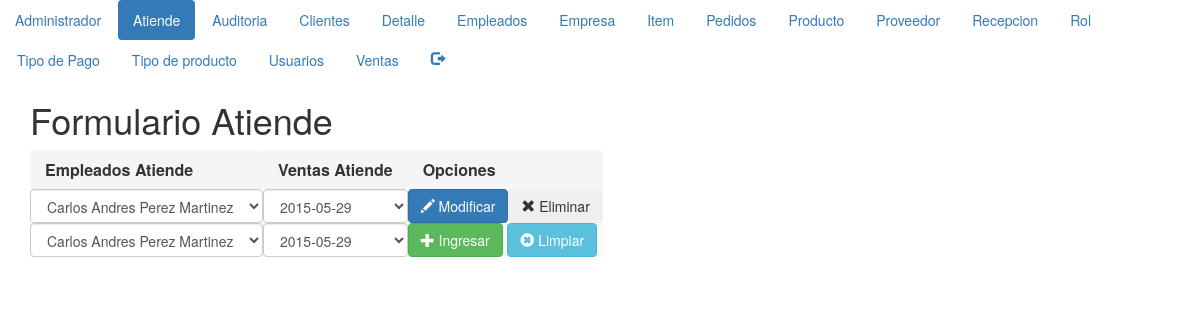
Screenshot of /formularioatiende.php (signed in) with the database file from the repository.
### tables this page shows
CREATE TABLE IF NOT EXISTS `atiende` (
  `idAtiende` mediumint(9) NOT NULL,
  `IdEmpleadosAtiende` mediumint(9) NOT NULL,
  `IdVentasAtiende` mediumint(9) NOT NULL
);

CREATE TABLE IF NOT EXISTS `empleados` (
  `IdEmpleados` mediumint(9) NOT NULL,
  `NombreEmpleados` varchar(35) NOT NULL,
  `TurnoEmpleados` varchar(25) NOT NULL,
  `DireccionEmpleados` varchar(25) NOT NULL,
  `TelefonoEmpleados` int(11) NOT NULL,
  `IdAdministradorEmpleados` mediumint(9) NOT NULL
);

CREATE TABLE IF NOT EXISTS `ventas` (
  `IdVentas` mediumint(9) NOT NULL,
  `FechaVentas` date NOT NULL,
  `IdClienteVentas` mediumint(9) NOT NULL,
  `IdTipodePagoVentas` mediumint(9) NOT NULL
);

### atiende.php (called while the page is built, shortened)
<?php
    class Atiende{
        private $_conexion;
        private $_paginacion = 10;
        function __construct($conexion,$IdAtiende,$IdEmpleadosAtiende,$IdVentasAtiende){
            $this->_conexion = $conexion;
        }
       function listar($pagina){
            if ($pagina<=0){
                $listado = mysqli_query($this->_conexion,"SELECT * FROM atiende ORDER BY IdAtiende");
            }else{
                $paginacionMax = $pagina * $this->_paginacion;
                $paginacionMin = $paginacionMax - $this->_paginacion;
                $listado = mysqli_query($this->_conexion,"SELECT * FROM atiende ORDER BY IdAtiende LIMIT $paginacionMin, $paginacionMax") or die (mysqli_error($this->_conexion));
            }
            return $listado;
        }
        function getPermiso($idUsuario){
            $permisos=mysqli_query($this->_conexion,"SELECT ".static::class." AS elPermiso FROM rol WHERE IdRol IN(SELECT IdRolUsuario FROM Usuario WHERE IdUsuario = $idUsuario)")or die (mysqli_error($this->_conexion));
            $unRegistro=mysqli_fetch_array($permisos);
            return $unRegistro["elPermiso"];
        }
    }
?>

### empleados.php (called while the page is built, shortened)
<?php
    class Empleados{
        private $_conexion;
        private $_paginacion = 10;
        function __construct($conexion,$IdEmpleados,$NombreEmpleados,$TurnoEmpleados,$DireccionEmpleados,$TelefonoEmpleados,$IdAdministradorEmpleados){
            $this->_conexion = $conexion;
        }
        function listar($pagina){
            if ($pagina<=0){
                $listado = mysqli_query($this->_conexion,"SELECT * FROM empleados ORDER BY IdEmpleados");
            }else{
                $paginacionMax = $pagina * $this->_paginacion;
                $paginacionMin = $paginacionMax - $this->_paginacion;
                $listado = mysqli_query($this->_conexion,"SELECT * FROM empleados ORDER BY IdEmpleados LIMIT $paginacionMin, $paginacionMax") or die (mysqli_error($this->_conexion));
            }
            return $listado;
        }
    }
?>

### ventas.php (called while the page is built, shortened)
<?php
    class Ventas{
        private $_conexion;
        private $_paginacion = 10;
        function __construct($conexion,$IdVentas,$FechaVentas,$IdClienteVentas,$IdTipodePagoVentas){
            $this->_conexion = $conexion;
        }
        function listar($pagina){
            if ($pagina<=0){
                $listado = mysqli_query($this->_conexion,"SELECT * FROM ventas ORDER BY IdVentas");
            }else{
                $paginacionMax = $pagina * $this->_paginacion;
                $paginacionMin = $paginacionMax - $this->_paginacion;
                $listado = mysqli_query($this->_conexion,"SELECT * FROM ventas ORDER BY IdVentas LIMIT $paginacionMin, $paginacionMax") or die (mysqli_error($this->_conexion));
            }
            return $listado;
        }
    }
?>

### formularioatiende.php (the view, shortened to what this page needs)
<?php
    if (isset($_SESSION['id'])){
?>
<html>
<head>
<link rel="stylesheet" href="https://maxcdn.bootstrapcdn.com/bootstrap/3.3.7/css/bootstrap.min.css">
</head>
<body>
      <?php
        include_once("menu.php");
        $pagina = (isset($_GET['pag']))?$_GET['pag']:"1";
    ?>
     <div class="container">
    <header>
        <h1>Formulario Atiende</h1>
    </header>
    <table class="table-striped">
    <tbody>
        <tr>
        <th scope="col" class="breadcrumb">Empleados Atiende</th>
        <th scope="col" class="breadcrumb">Ventas Atiende</th>
        <th scope="col" class="breadcrumb">Opciones</th>
        </tr>
<?php
        include_once("../Modelo/conexion.php");
        $objetoConexion = new conexion();
        $conexion = $objetoConexion->conectar();
        include_once("../Modelo/empleados.php");
        $objetoEmpleados = new Empleados($conexion,0,'nombreempleados','turnoempleados','direccionempleados','telefonoempleados','idadministradorempleados');
        $listaEmpleadoss = $objetoEmpleados->listar(0);
        include_once("../Modelo/ventas.php");
        $objetoVentas = new Ventas($conexion,0,'fechaventas','idclienteventas','idtipodepagoventas');
        $listaVentass = $objetoVentas->listar(0);
        include_once("../Modelo/atiende.php");
        $objetoAtiende = new Atiende($conexion,0,'idempleadosatiende','idventasatiende');
        $listaAtiendes = $objetoAtiende->listar($pagina);
        $permiso = $objetoAtiende->getPermiso($_SESSION['id']);
if (stripos($permiso,"r")!==false){
        while($unRegistro = mysqli_fetch_array($listaAtiendes)){
            echo '<tr><form id="fModificarAtiende"'.$unRegistro["IdAtiende"].' action="../Controlador/Controladoratiende.php" method="post">';
            echo '<td><input type="hidden" name="fIdAtiende"         value="'.$unRegistro['IdAtiende'].'">';
            echo '    <select name="fIdEmpleadosAtiende" class="form-control">';
            while($otroRegistro = mysqli_fetch_array($listaEmpleadoss)){
                echo "<option value='{$otroRegistro['IdEmpleados']}'";
                if($unRegistro['IdEmpleadosAtiende']==$otroRegistro['IdEmpleados']){
                    echo " selected ";
                }
                echo ">{$otroRegistro['NombreEmpleados']}</option>";
            }
            mysqli_data_seek($listaEmpleadoss,0);
            echo '</select></td>';
            echo '<td><select name="fIdVentasAtiende" class="form-control">';
            while($otroRegistro = mysqli_fetch_array($listaVentass)){
                echo "<option value='{$otroRegistro['IdVentas']}'";
                if($unRegistro['IdVentasAtiende']==$otroRegistro['IdVentas']){
                    echo " selected ";
                }
                echo ">{$otroRegistro['FechaVentas']}</option>";
            }
            mysqli_data_seek($listaVentass,0);
            echo '</select></td>';
             echo '<td>';
            if (stripos($permiso,"u")!==false){
                echo '<button type="submit" name="fEnviar" class="btn btn-primary" value="Modificar"><span class="glyphicon glyphicon-pencil" aria-hidden="true"></span> Modificar</button>';
            }
            if (stripos($permiso,"d")!==false){
                echo '<button type="submit" name="fEnviar" class="btn btn-secondary" value="Eliminar"><span class="glyphicon glyphicon-remove" aria-hidden="true"></span> Eliminar</button>';
            }
            echo '</td>';
            echo '</form></tr>';
        }
}
    ?>
         <?php
        if (stripos($permiso,"c")!==false){
        ?>
            <tr><form id="fIngresarAtiende" action="../Controlador/Controladoratiende.php" method="post">
                <td><input type="hidden" name="fIdAtiende" value="0">
                    <select name="fIdEmpleadosAtiende" class="form-control">
            <?php
                    while($otroRegistro = mysqli_fetch_array($listaEmpleadoss)){
                       echo "<option value='{$otroRegistro['IdEmpleados']}'>{$otroRegistro['NombreEmpleados']}</option>";
                    }
            ?>
                    </select></td>
                <td><select name="fIdVentasAtiende" class="form-control">
            <?php
                    while($otroRegistro = mysqli_fetch_array($listaVentass)){
                       echo "<option value='{$otroRegistro['IdVentas']}'>{$otroRegistro['FechaVentas']}</option>";
                    }
            ?>
                </select></td>
                <td><button type="submit" name="fEnviar" class="btn btn-success" value="Ingresar"><span class="glyphicon glyphicon-plus" aria-hidden="true"></span> Ingresar</button>
                <button type="reset" name="fEnviar" class="btn btn-info" value="Limpiar"><span class="glyphicon glyphicon-remove-sign" aria-hidden="true"></span> Limpiar</button></td>
                </form></tr>
        </tbody>
    </table>
     <?php
        }
    ?>
    <nav></nav>
    </div>
</body>
</html>
<?php
    }else{
        header("location:../index.html");
    }
?>

### rows the page displays
atiende: fIdEmpleadosAtiende "Carlos Andres Perez Martinez", fIdVentasAtiende "2015-05-29"

### other values shown
form field fIdEmpleadosAtiende "Carlos Andres Perez Martinez"
form field fIdVentasAtiende "2015-05-29"
